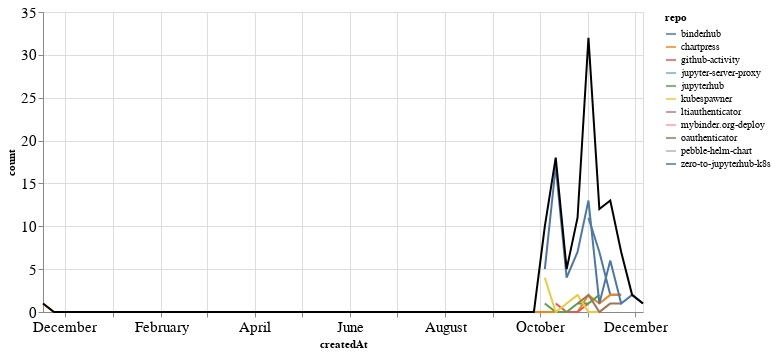

Here is the notebook cell this chart was saved with:
### Markdown cell above
### PRs

### Code cell
prs_time = prs.groupby('repo').resample('W', on='createdAt').count()['author'].reset_index()
prs_time = prs_time.rename(columns={'author': 'count'})
prs_time_total = prs_time.groupby('createdAt').agg({"count": "sum"}).reset_index()

ch1 = alt.Chart(prs_time, width=600).mark_line().encode(
    x='createdAt',
    y='count',
    color='repo',
    tooltip="repo"
)

ch2 = alt.Chart(prs_time_total, width=600).mark_line(color="black").encode(
    x='createdAt',
    y='count',
)

ch1 + ch2

### Figure 1 — Vega-Lite specification as saved in the notebook (floating-point values rounded to 4 significant figures)
{"config": {"axisLeft": {"labelFontSize": 15}, "axisBottom": {"labelFontSize": 15}}, "layer": [{"data": {"name": "data-0b285f9ec82a2eec57a8bf1cb4e13de0"}, "mark": "line", "encoding": {"color": {"type": "nominal", "field": "repo"}, "tooltip": {"type": "nominal", "field": "repo"}, "x": {"type": "temporal", "field": "createdAt"}, "y": {"type": "quantitative", "field": "count"}}, "width": 600}, {"data": {"name": "data-99defe202a17ae3eb10cb25f62e7975f"}, "mark": {"type": "line", "color": "black"}, "encoding": {"x": {"type": "temporal", "field": "createdAt"}, "y": {"type": "quantitative", "field": "count"}}, "width": 600}], "$schema": "https://vega.github.io/schema/vega-lite/v4.8.1.json", "datasets": {"data-0b285f9ec82a2eec57a8bf1cb4e13de0": [{"repo": "binderhub", "createdAt": "2020-11-01T00:00:00", "count": 11}, {"repo": "binderhub", "createdAt": "2020-11-08T00:00:00", "count": 7}, {"repo": "binderhub", "createdAt": "2020-11-15T00:00:00", "count": 2}, {"repo": "binderhub", "createdAt": "2020-11-22T00:00:00", "count": 2}, {"repo": "chartpress", "createdAt": "2019-11-17T00:00:00", "count": 1}, {"repo": "chartpress", "createdAt": "2019-11-24T00:00:00", "count": 0}, {"repo": "chartpress", "createdAt": "2019-12-01T00:00:00", "count": 0}, {"repo": "chartpress", "createdAt": "2019-12-08T00:00:00", "count": 0}, {"repo": "chartpress", "createdAt": "2019-12-15T00:00:00", "count": 0}, {"repo": "chartpress", "createdAt": "2019-12-22T00:00:00", "count": 0}, {"repo": "chartpress", "createdAt": "2019-12-29T00:00:00", "count": 0}, {"repo": "chartpress", "createdAt": "2020-01-05T00:00:00", "count": 0}, {"repo": "chartpress", "createdAt": "2020-01-12T00:00:00", "count": 0}, {"repo": "chartpress", "createdAt": "2020-01-19T00:00:00", "count": 0}, {"repo": "chartpress", "createdAt": "2020-01-26T00:00:00", "count": 0}, {"repo": "chartpress", "createdAt": "2020-02-02T00:00:00", "count": 0}, {"repo": "chartpress", "createdAt": "2020-02-09T00:00:00", "count": 0}, {"repo": "chartpress", "createdAt": "2020-02-16T00:00:00", "count": 0}, {"repo": "chartpress", "createdAt": "2020-02-23T00:00:00", "count": 0}, {"repo": "chartpress", "createdAt": "2020-03-01T00:00:00", "count": 0}, {"repo": "chartpress", "createdAt": "2020-03-08T00:00:00", "count": 0}, {"repo": "chartpress", "createdAt": "2020-03-15T00:00:00", "count": 0}, {"repo": "chartpress", "createdAt": "2020-03-22T00:00:00", "count": 0}, {"repo": "chartpress", "createdAt": "2020-03-29T00:00:00", "count": 0}, {"repo": "chartpress", "createdAt": "2020-04-05T00:00:00", "count": 0}, {"repo": "chartpress", "createdAt": "2020-04-12T00:00:00", "count": 0}, {"repo": "chartpress", "createdAt": "2020-04-19T00:00:00", "count": 0}, {"repo": "chartpress", "createdAt": "2020-04-26T00:00:00", "count": 0}, {"repo": "chartpress", "createdAt": "2020-05-03T00:00:00", "count": 0}, {"repo": "chartpress", "createdAt": "2020-05-10T00:00:00", "count": 0}, {"repo": "chartpress", "createdAt": "2020-05-17T00:00:00", "count": 0}, {"repo": "chartpress", "createdAt": "2020-05-24T00:00:00", "count": 0}, {"repo": "chartpress", "createdAt": "2020-05-31T00:00:00", "count": 0}, {"repo": "chartpress", "createdAt": "2020-06-07T00:00:00", "count": 0}, {"repo": "chartpress", "createdAt": "2020-06-14T00:00:00", "count": 0}, {"repo": "chartpress", "createdAt": "2020-06-21T00:00:00", "count": 0}, {"repo": "chartpress", "createdAt": "2020-06-28T00:00:00", "count": 0}, {"repo": "chartpress", "createdAt": "2020-07-05T00:00:00", "count": 0}, {"repo": "chartpress", "createdAt": "2020-07-12T00:00:00", "count": 0}, {"repo": "chartpress", "createdAt": "2020-07-19T00:00:00", "count": 0}, {"repo": "chartpress", "createdAt": "2020-07-26T00:00:00", "count": 0}, {"repo": "chartpress", "createdAt": "2020-08-02T00:00:00", "count": 0}, {"repo": "chartpress", "createdAt": "2020-08-09T00:00:00", "count": 0}, {"repo": "chartpress", "createdAt": "2020-08-16T00:00:00", "count": 0}, {"repo": "chartpress", "createdAt": "2020-08-23T00:00:00", "count": 0}, {"repo": "chartpress", "createdAt": "2020-08-30T00:00:00", "count": 0}, {"repo": "chartpress", "createdAt": "2020-09-06T00:00:00", "count": 0}, {"repo": "chartpress", "createdAt": "2020-09-13T00:00:00", "count": 0}, {"repo": "chartpress", "createdAt": "2020-09-20T00:00:00", "count": 0}, {"repo": "chartpress", "createdAt": "2020-09-27T00:00:00", "count": 0}, {"repo": "chartpress", "createdAt": "2020-10-04T00:00:00", "count": 0}, {"repo": "chartpress", "createdAt": "2020-10-11T00:00:00", "count": 0}, {"repo": "chartpress", "createdAt": "2020-10-18T00:00:00", "count": 0}, {"repo": "chartpress", "createdAt": "2020-10-25T00:00:00", "count": 0}, {"repo": "chartpress", "createdAt": "2020-11-01T00:00:00", "count": 2}, {"repo": "chartpress", "createdAt": "2020-11-08T00:00:00", "count": 1}, {"repo": "chartpress", "createdAt": "2020-11-15T00:00:00", "count": 2}, {"repo": "chartpress", "createdAt": "2020-11-22T00:00:00", "count": 2}, {"repo": "github-activity", "createdAt": "2020-10-11T00:00:00", "count": 1}, {"repo": "github-activity", "createdAt": "2020-10-18T00:00:00", "count": 0}, {"repo": "github-activity", "createdAt": "2020-10-25T00:00:00", "count": 0}, {"repo": "github-activity", "createdAt": "2020-11-01T00:00:00", "count": 1}, {"repo": "jupyter-server-proxy", "createdAt": "2020-11-22T00:00:00", "count": 1}, {"repo": "jupyterhub", "createdAt": "2020-10-04T00:00:00", "count": 1}, {"repo": "jupyterhub", "createdAt": "2020-10-11T00:00:00", "count": 0}, {"repo": "jupyterhub", "createdAt": "2020-10-18T00:00:00", "count": 0}, {"repo": "jupyterhub", "createdAt": "2020-10-25T00:00:00", "count": 1}, {"repo": "jupyterhub", "createdAt": "2020-11-01T00:00:00", "count": 1}, {"repo": "jupyterhub", "createdAt": "2020-11-08T00:00:00", "count": 2}, {"repo": "kubespawner", "createdAt": "2020-10-04T00:00:00", "count": 4}, {"repo": "kubespawner", "createdAt": "2020-10-11T00:00:00", "count": 0}, {"repo": "kubespawner", "createdAt": "2020-10-18T00:00:00", "count": 1}, {"repo": "kubespawner", "createdAt": "2020-10-25T00:00:00", "count": 2}, {"repo": "kubespawner", "createdAt": "2020-11-01T00:00:00", "count": 0}, {"repo": "kubespawner", "createdAt": "2020-11-08T00:00:00", "count": 0}, {"repo": "kubespawner", "createdAt": "2020-11-15T00:00:00", "count": 1}, {"repo": "ltiauthenticator", "createdAt": "2020-11-15T00:00:00", "count": 1}, {"repo": "mybinder.org-deploy", "createdAt": "2020-11-01T00:00:00", "count": 2}, {"repo": "oauthenticator", "createdAt": "2020-10-25T00:00:00", "count": 1}, {"repo": "oauthenticator", "createdAt": "2020-11-01T00:00:00", "count": 2}, {"repo": "oauthenticator", "createdAt": "2020-11-08T00:00:00", "count": 0}, {"repo": "oauthenticator", "createdAt": "2020-11-15T00:00:00", "count": 1}, {"repo": "oauthenticator", "createdAt": "2020-11-22T00:00:00", "count": 1}, {"repo": "pebble-helm-chart", "createdAt": "2020-11-08T00:00:00", "count": 1}, {"repo": "zero-to-jupyterhub-k8s", "createdAt": "2020-10-04T00:00:00", "count": 5}, {"repo": "zero-to-jupyterhub-k8s", "createdAt": "2020-10-11T00:00:00", "count": 17}, {"repo": "zero-to-jupyterhub-k8s", "createdAt": "2020-10-18T00:00:00", "count": 4}, {"repo": "zero-to-jupyterhub-k8s", "createdAt": "2020-10-25T00:00:00", "count": 7}, {"repo": "zero-to-jupyterhub-k8s", "createdAt": "2020-11-01T00:00:00", "count": 13}, {"repo": "zero-to-jupyterhub-k8s", "createdAt": "2020-11-08T00:00:00", "count": 1}, {"repo": "zero-to-jupyterhub-k8s", "createdAt": "2020-11-15T00:00:00", "count": 6}, {"repo": "zero-to-jupyterhub-k8s", "createdAt": "2020-11-22T00:00:00", "count": 1}, {"repo": "zero-to-jupyterhub-k8s", "createdAt": "2020-11-29T00:00:00", "count": 2}, {"repo": "zero-to-jupyterhub-k8s", "createdAt": "2020-12-06T00:00:00", "count": 1}], "data-99defe202a17ae3eb10cb25f62e7975f": [{"createdAt": "2019-11-17T00:00:00", "count": 1}, {"createdAt": "2019-11-24T00:00:00", "count": 0}, {"createdAt": "2019-12-01T00:00:00", "count": 0}, {"createdAt": "2019-12-08T00:00:00", "count": 0}, {"createdAt": "2019-12-15T00:00:00", "count": 0}, {"createdAt": "2019-12-22T00:00:00", "count": 0}, {"createdAt": "2019-12-29T00:00:00", "count": 0}, {"createdAt": "2020-01-05T00:00:00", "count": 0}, {"createdAt": "2020-01-12T00:00:00", "count": 0}, {"createdAt": "2020-01-19T00:00:00", "count": 0}, {"createdAt": "2020-01-26T00:00:00", "count": 0}, {"createdAt": "2020-02-02T00:00:00", "count": 0}, {"createdAt": "2020-02-09T00:00:00", "count": 0}, {"createdAt": "2020-02-16T00:00:00", "count": 0}, {"createdAt": "2020-02-23T00:00:00", "count": 0}, {"createdAt": "2020-03-01T00:00:00", "count": 0}, {"createdAt": "2020-03-08T00:00:00", "count": 0}, {"createdAt": "2020-03-15T00:00:00", "count": 0}, {"createdAt": "2020-03-22T00:00:00", "count": 0}, {"createdAt": "2020-03-29T00:00:00", "count": 0}, {"createdAt": "2020-04-05T00:00:00", "count": 0}, {"createdAt": "2020-04-12T00:00:00", "count": 0}, {"createdAt": "2020-04-19T00:00:00", "count": 0}, {"createdAt": "2020-04-26T00:00:00", "count": 0}, {"createdAt": "2020-05-03T00:00:00", "count": 0}, {"createdAt": "2020-05-10T00:00:00", "count": 0}, {"createdAt": "2020-05-17T00:00:00", "count": 0}, {"createdAt": "2020-05-24T00:00:00", "count": 0}, {"createdAt": "2020-05-31T00:00:00", "count": 0}, {"createdAt": "2020-06-07T00:00:00", "count": 0}, {"createdAt": "2020-06-14T00:00:00", "count": 0}, {"createdAt": "2020-06-21T00:00:00", "count": 0}, {"createdAt": "2020-06-28T00:00:00", "count": 0}, {"createdAt": "2020-07-05T00:00:00", "count": 0}, {"createdAt": "2020-07-12T00:00:00", "count": 0}, {"createdAt": "2020-07-19T00:00:00", "count": 0}, {"createdAt": "2020-07-26T00:00:00", "count": 0}, {"createdAt": "2020-08-02T00:00:00", "count": 0}, {"createdAt": "2020-08-09T00:00:00", "count": 0}, {"createdAt": "2020-08-16T00:00:00", "count": 0}, {"createdAt": "2020-08-23T00:00:00", "count": 0}, {"createdAt": "2020-08-30T00:00:00", "count": 0}, {"createdAt": "2020-09-06T00:00:00", "count": 0}, {"createdAt": "2020-09-13T00:00:00", "count": 0}, {"createdAt": "2020-09-20T00:00:00", "count": 0}, {"createdAt": "2020-09-27T00:00:00", "count": 0}, {"createdAt": "2020-10-04T00:00:00", "count": 10}, {"createdAt": "2020-10-11T00:00:00", "count": 18}, {"createdAt": "2020-10-18T00:00:00", "count": 5}, {"createdAt": "2020-10-25T00:00:00", "count": 11}, {"createdAt": "2020-11-01T00:00:00", "count": 32}, {"createdAt": "2020-11-08T00:00:00", "count": 12}, {"createdAt": "2020-11-15T00:00:00", "count": 13}, {"createdAt": "2020-11-22T00:00:00", "count": 7}, {"createdAt": "2020-11-29T00:00:00", "count": 2}, {"createdAt": "2020-12-06T00:00:00", "count": 1}]}}
